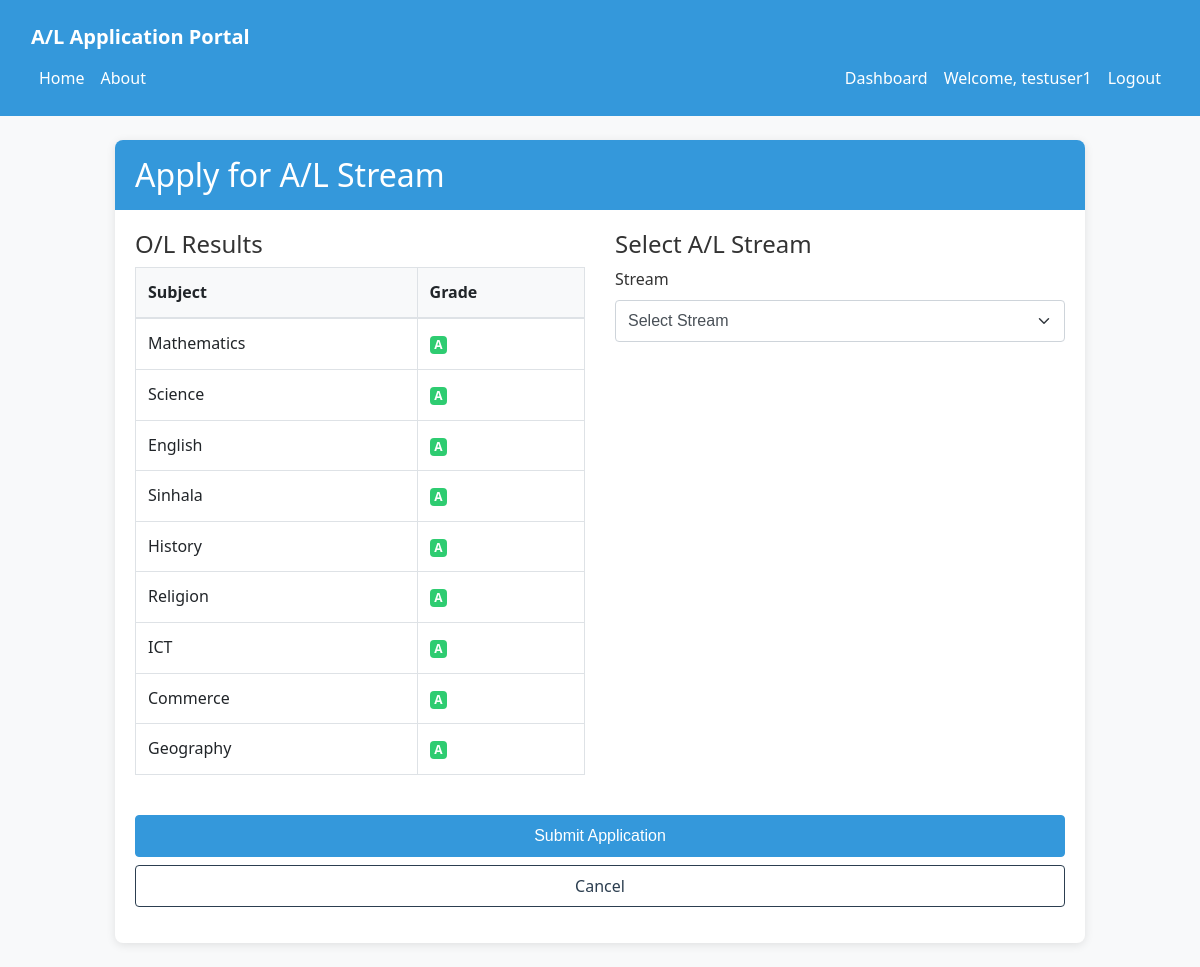
/students/apply (signed in), run on the app's committed database.
### tables this page shows
CREATE TABLE `ol_results` (
  `id` int(11) NOT NULL,
  `student_id` int(11) NOT NULL,
  `subject` varchar(50) NOT NULL,
  `grade` enum('A','B','C','S','W','F') NOT NULL
);

### config/database.php (called while the page is built, shortened)
<?php
class Database {
    private $host = DB_HOST;
    private $user = DB_USER;
    private $pass = DB_PASS;
    private $dbname = DB_NAME;
    private $conn;
    private $stmt;
    public function __construct() {
        $dsn = 'mysql:host=' . $this->host . ';dbname=' . $this->dbname;
        $options = array(
            PDO::ATTR_PERSISTENT => true,
            PDO::ATTR_ERRMODE => PDO::ERRMODE_EXCEPTION,
            PDO::ATTR_DEFAULT_FETCH_MODE => PDO::FETCH_OBJ
        );
        try {
            $this->conn = new PDO($dsn, $this->user, $this->pass, $options);
        } catch(PDOException $e) {
            $this->error = $e->getMessage();
            echo 'Connection Error: ' . $this->error;
        }
    }
    public function query($sql) {
        $this->stmt = $this->conn->prepare($sql);
    }
    public function bind($param, $value, $type = null) {
        if(is_null($type)) {
            switch(true) {
                case is_int($value):
                    $type = PDO::PARAM_INT;
                    break;
            }
        }
        $this->stmt->bindValue($param, $value, $type);
    }
    public function execute() {
        return $this->stmt->execute();
    }
    public function resultSet() {
        $this->execute();
        return $this->stmt->fetchAll();
    }
    public function single() {
        $this->execute();
        return $this->stmt->fetch();
    }
}

### models/User.php (called while the page is built, shortened)
<?php
class User {
  private $db;
  public function __construct() {
      $this->db = new Database;
  }
  public function getStudentByUserId($userId) {
      $this->db->query('SELECT s.*, st.name as preferred_stream_name
                      FROM students s
                      LEFT JOIN streams st ON s.preferred_stream_id = st.id
                      WHERE s.user_id = :user_id');
      $this->db->bind(':user_id', $userId);
      $row = $this->db->single();
      return $row;
  }
}

### models/Application.php (called while the page is built, shortened)
<?php
class Application {
  private $db;
  public function __construct() {
      $this->db = new Database;
  }
  public function getOLResults($studentId) {
      $this->db->query('SELECT * FROM ol_results WHERE student_id = :student_id');
      $this->db->bind(':student_id', $studentId);
      $results = $this->db->resultSet();
      return $results;
  }
}

### models/Stream.php (called while the page is built, shortened)
<?php
class Stream {
  private $db;
  public function __construct() {
      $this->db = new Database;
  }
  public function getStreams() {
      $this->db->query('SELECT * FROM streams');
      $results = $this->db->resultSet();
      return $results;
  }
}

### views/students/apply.php (the view, shortened to what this page needs)
<?php require_once APP_ROOT . '/views/inc/header.php'; ?>
<div class="row">
    <div class="col-md-10 mx-auto">
        <div class="card">
            <div class="card-header">
                <h2 class="card-title">Apply for A/L Stream</h2>
            </div>
            <div class="card-body">
                <form action="<?php echo URL_ROOT; ?>/students/apply" method="post" id="applicationForm">
                    <div class="row">
                        <div class="col-md-6">
                            <h4>O/L Results</h4>
                            <div class="table-responsive">
                                <table class="table table-bordered">
                                    <thead>
                                        <tr>
                                            <th>Subject</th>
                                            <th>Grade</th>
                                        </tr>
                                    </thead>
                                    <tbody>
                                        <?php foreach($data['olResults'] as $result) : ?>
                                            <tr>
                                                <td><?php echo $result->subject; ?></td>
                                                <td>
                                                    <span class="badge <?php echo ($result->grade == 'A' || $result->grade == 'B') ? 'badge-success' : (($result->grade == 'C' || $result->grade == 'S') ? 'badge-warning' : 'badge-danger'); ?>">
                                                        <?php echo $result->grade; ?>
                                                    </span>
                                                </td>
                                            </tr>
                                        <?php endforeach; ?>
                                    </tbody>
                                </table>
                            </div>
                        </div>
                        <div class="col-md-6">
                            <h4>Select A/L Stream</h4>
                            <div class="form-group">
                                <label for="stream_id" class="form-label">Stream</label>
                                <select name="stream_id" id="stream_id" class="form-select <?php echo (!empty($data['stream_id_err'])) ? 'is-invalid' : ''; ?>">
                                    <option value="" selected disabled>Select Stream</option>
                                </select>
                            </div>
                        </div>
                    </div>
                    <div class="form-group mt-4">
                        <button type="submit" class="btn btn-primary btn-block">Submit Application</button>
                        <a href="<?php echo URL_ROOT; ?>/students/dashboard" class="btn btn-outline-secondary btn-block mt-2">Cancel</a>
                    </div>
                </form>
            </div>
        </div>
    </div>
</div>
<?php require_once APP_ROOT . '/views/inc/footer.php'; ?>

### css/style.css (style rules this page uses)
* { margin: 0; padding: 0; box-sizing: border-box; }
:root { --primary-color: #3498db; --primary-dark: #2980b9; --secondary-color: #2c3e50; --success-color: #2ecc71; --danger-color: #e74c3c; --warning-color: #f39c12; --light-color: #f8f9fa; --dark-color: #343a40; --gray-color: #6c757d; --border-color: #ddd; --shadow: 0 2px 10px rgba(0, 0, 0, 0.1); }
html { font-size: 16px; }
body { font-family: "Segoe UI", Tahoma, Geneva, Verdana, sans-serif; line-height: 1.6; color: #333; background-color: #f8f9fa; }
h1, h2, h3, h4, h5, h6 { margin-bottom: 0.5rem; font-weight: 500; line-height: 1.2; }
h2 { font-size: 2rem; }
h4 { font-size: 1.5rem; }
.row { display: flex; flex-wrap: wrap; margin-right: -15px; margin-left: -15px; }
.col-1, .col-2, .col-3, .col-4, .col-5, .col-6, .col-7, .col-8, .col-9, .col-10, .col-11, .col-12, .col-md-1, .col-md-2, .col-md-3, .col-md-4, .col-md-5, .col-md-6, .col-md-7, .col-md-8, .col-md-9, .col-md-10, .col-md-11, .col-md-12 { position: relative; width: 100%; padding-right: 15px; padding-left: 15px; }
@media (min-width: 768px) { .col-md-6 { flex: 0 0 50%; max-width: 50%; } }
@media (min-width: 768px) { .col-md-10 { flex: 0 0 83.333333%; max-width: 83.333333%; } }
.mx-auto { margin-left: auto; margin-right: auto; }
.mt-2 { margin-top: 0.5rem; }
.mt-4 { margin-top: 1.5rem; }
.card { position: relative; display: flex; flex-direction: column; min-width: 0; word-wrap: break-word; background-color: #fff; background-clip: border-box; border-radius: 0.5rem; box-shadow: var(--shadow); margin-bottom: 1.5rem; }
.card-header { padding: 1rem 1.25rem; margin-bottom: 0; background-color: var(--primary-color); color: white; border-top-left-radius: 0.5rem; border-top-right-radius: 0.5rem; }
.card-header h2, .card-header h3, .card-header h4 { margin-bottom: 0; }
.card-body { flex: 1 1 auto; padding: 1.25rem; }
.card-title { margin-bottom: 0.75rem; }
.btn { display: inline-block; font-weight: 500; text-align: center; white-space: nowrap; vertical-align: middle; user-select: none; border: 1px solid transparent; padding: 0.5rem 1rem; font-size: 1rem; line-height: 1.5; border-radius: 0.25rem; transition: all 0.15s ease-in-out; cursor: pointer; text-decoration: none; }
.btn-primary { color: #fff; background-color: var(--primary-color); border-color: var(--primary-color); }
.btn-outline-secondary { color: var(--secondary-color); background-color: transparent; border-color: var(--secondary-color); }
.btn-block { display: block; width: 100%; }
.form-group { margin-bottom: 1rem; }
.form-label { display: inline-block; margin-bottom: 0.5rem; font-weight: 500; }
.form-select { display: block; width: 100%; padding: 0.5rem 2.25rem 0.5rem 0.75rem; font-size: 1rem; line-height: 1.5; color: #495057; background-color: #fff; background-repeat: no-repeat; background-position: right 0.75rem center; background-size: 16px 12px; border: 1px solid #ced4da; border-radius: 0.25rem; appearance: none; }
.table-responsive { display: block; width: 100%; overflow-x: auto; -webkit-overflow-scrolling: touch; }
.table { width: 100%; margin-bottom: 1rem; color: #212529; border-collapse: collapse; }
.table th, .table td { padding: 0.75rem; vertical-align: top; border-top: 1px solid #dee2e6; text-align: left; }
.table thead th { vertical-align: bottom; border-bottom: 2px solid #dee2e6; background-color: #f8f9fa; }
.table-bordered { border: 1px solid #dee2e6; }
.table-bordered th, .table-bordered td { border: 1px solid #dee2e6; }
.badge { display: inline-block; padding: 0.25em 0.4em; font-size: 75%; font-weight: 700; line-height: 1; text-align: center; white-space: nowrap; vertical-align: baseline; border-radius: 0.25rem; }
.badge-success { color: #fff; background-color: var(--success-color); }

### data on the page
ol_results: subject "Mathematics", grade "A"
ol_results: subject "Science", grade "A"
ol_results: subject "English", grade "A"
ol_results: subject "Sinhala", grade "A"
ol_results: subject "History", grade "A"
ol_results: subject "Religion", grade "A"
ol_results: subject "ICT", grade "A"
ol_results: subject "Commerce", grade "A"
ol_results: subject "Geography", grade "A"

### other printed values
SITE_NAME "A/L Application Portal"
$_SESSION['user_username'] "testuser1"
